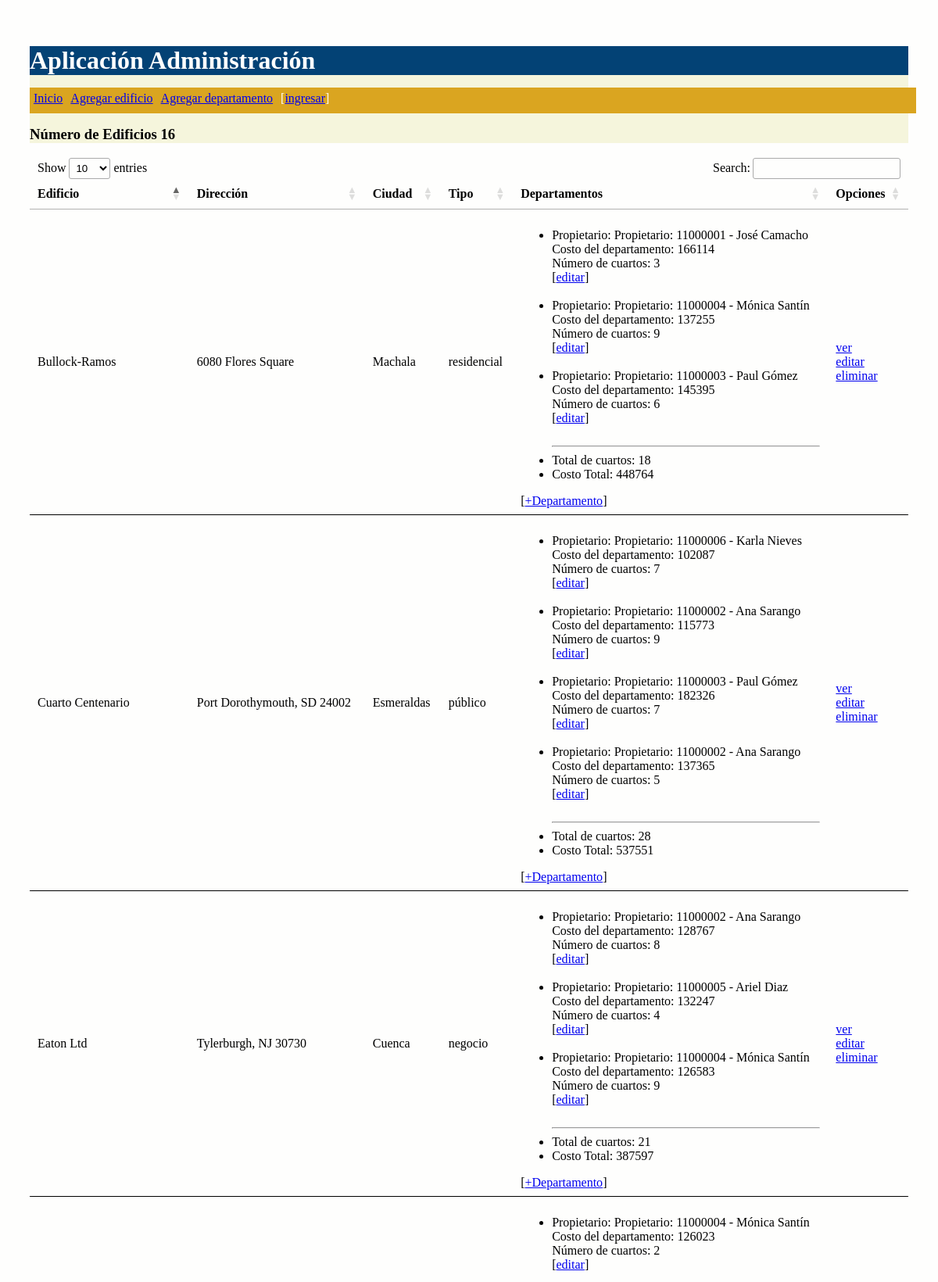
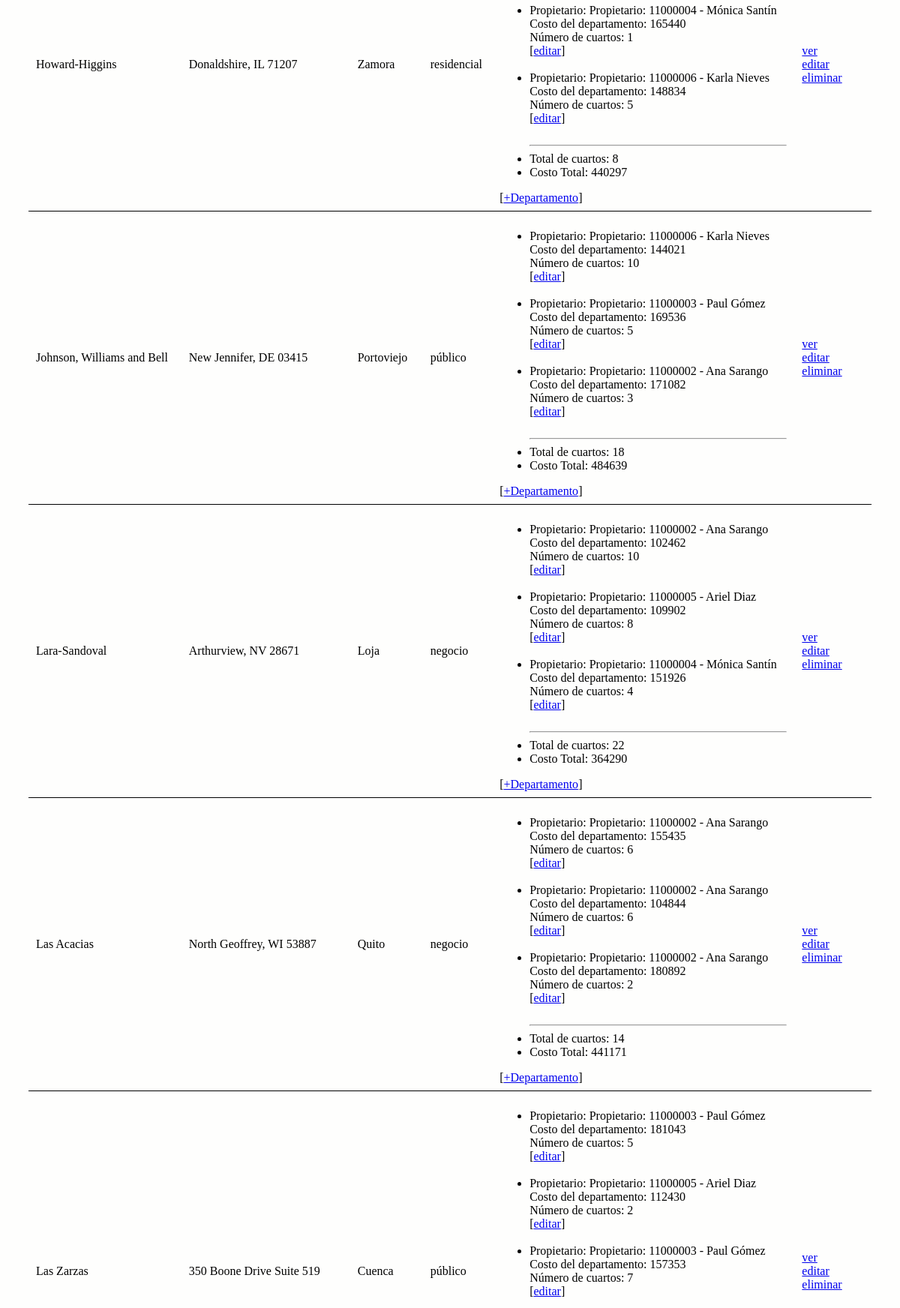
The page / (upper part) on the database its author committed (2 pictures, top to bottom).
### proyecto/models.py (models this page shows, shortened)
class Edificio(models.Model):
    opciones_tipo_edificio = (
        ('residencial', 'Residencial'),
        ('comercial', 'Comercial'),
        ('negocio', 'Negocio'),
        ('público', 'Público')
    )
    nombre = models.CharField(max_length=30)
    direccion = models.CharField(max_length=30)
    ciudad = models.CharField(max_length=30)
    tipo = models.CharField(max_length=30, choices=opciones_tipo_edificio)
    def get_nro_cuartos_total(self):
        cantidadTotal = [d.nro_cuartos for d in self.departamentosE.all()]
        cantidadTotal = sum(cantidadTotal)
        return cantidadTotal
    def get_costo_total(self):
        costoTotal = [d.costo for d in self.departamentosE.all()]
        costoTotal = sum(costoTotal)
        return costoTotal

class Departamento(models.Model):
    costo = models.IntegerField()
    nro_cuartos =  models.IntegerField("Número de cuartos")
    edificio = models.ForeignKey(Edificio, on_delete=models.CASCADE,
            related_name="departamentosE")
    propietario = models.ForeignKey(Propietario, on_delete=models.CASCADE,
            related_name="departamentosP")

class Propietario(models.Model):
    cedula = models.CharField(max_length=30)
    nombre = models.CharField(max_length=30)
    apellido = models.CharField(max_length=30)
    def __str__(self):
        return "Propietario: %s - %s %s" % (self.cedula,
                self.nombre,
                self.apellido)

### proyecto/views.py (the view)
# urls.py: path('', views.index, name='index'),
def index(request):
    edificios = Edificio.objects.all()
    diccionario = {'edificios': edificios, 'numero_edificios': len(edificios)}
    return render(request, 'index.html', diccionario)

### proyecto/templates/index.html (shortened to what this page needs)
{% extends "master.html" %}
{% block content %}
<h3>Número de Edificios {{ numero_edificios }}</h3>
<table id="tabla_datos">
  <thead>
    <tr>
      <th>Edificio</th>
      <th>Dirección</th>
      <th>Ciudad</th>
      <th>Tipo</th>
      <th>Departamentos</th>
      <th>Opciones</th>
    </tr>
  </thead>
  {% for e in edificios %}
  <tr>
    <td> {{e.nombre}} </td>
    <td> {{e.direccion}} </td>
    <td> {{e.ciudad}}</td>
    <td> {{e.tipo}}</td>
    <td>
      <ul>
        {% for d in e.departamentosE.all %}
          <li>
            <span>
              Propietario: {{d.propietario}}<br>
              Costo del departamento: {{d.costo}}<br>
              Número de cuartos: {{d.nro_cuartos}}
            </span><br>
            [<a href="{% url 'editar_departamento' d.id %}">editar</a>]
          </li>
          <br>
        {% endfor %}
        <hr>
        <li>
          Total de cuartos: {{e.get_nro_cuartos_total}}
        </li>
        <li>
          Costo Total: {{e.get_costo_total}}
        </li>
      </ul>
        [<a href="{% url 'crear_departamento_edificio' e.id%}">+Departamento</a>]
    </td>
    <td>
      <a href="{% url 'obtener_edificio' e.id %}">ver</a> <br>
      <a href="{% url 'editar_edificio' e.id %}">editar</a> <br>
      <a href="{% url 'eliminar_edificio' e.id %}"
      onclick="return confirm('¿Está seguro de la eliminación?')" >
      eliminar</a>
    </td>
  </tr>
  {% endfor %}
</table>
{% endblock %}

### proyecto/templates/master.html (shortened to what this page needs)
<!DOCTYPE html>
<html>
  <head>
    {% load static %}
    <link rel="stylesheet" type="text/css" href="{% static 'css/estilos.css' %}">
    <link rel="stylesheet" type="text/css" href="https://cdn.datatables.net/1.10.25/css/jquery.dataTables.min.css">
  </head>
  <body>
    <header>
      <h1>Aplicación Administración</h1>
      <nav class="top_menu">
        <ul>
          <li><a href="{% url 'index' %}">Inicio</a></li>
          <li><a href="{% url 'crear_edificio' %}">Agregar edificio</a></li>
          <li><a href="{% url 'crear_departamento' %}">Agregar departamento</a></li>
          {% if user.is_authenticated %}
          <li><a href="{% url 'logout_view' %}">salir</a></li>
          {% else %}
          <li>[<a href="{% url 'login' %}">ingresar</a>]</li>
          {% endif %}
        </ul>
      </nav>
    </header>
    <section>
      {% block content %}
      {% endblock %}
    </section>
  </body>
</html>

### proyecto/static/css/estilos.css (style rules this page uses)
body { background: #FEFEFD; padding: 30px; }
header { background: #034275; color: #FFF; }
section { width: 100%; }
h1 { margin-bottom: 0px; }
h3 { margin-top: 0px; background-color: beige; }
th, td { padding: 15px; border-bottom: 1px solid black; }
.top_menu ul { background: goldenrod; list-style:none; float:left; padding: 5px; width:100%; }
.top_menu ul li { float:left; margin-right:10px; margin-bottom:5px; text: #FFF; }

### rows shown on the page
Edificio: nombre "Las Acacias", direccion "North Geoffrey, WI 53887", ciudad "Quito", tipo "negocio", get_nro_cuartos_total "14", get_costo_total "441171"
Departamento: propietario "Propietario: 11000002 - Ana Sarango", costo "155435", nro_cuartos "6"
Departamento: propietario "Propietario: 11000002 - Ana Sarango", costo "104844", nro_cuartos "6"
Departamento: propietario "Propietario: 11000002 - Ana Sarango", costo "180892", nro_cuartos "2"
Edificio: nombre "Las Zarzas", direccion "350 Boone Drive Suite 519", ciudad "Cuenca", tipo "público"
Departamento: propietario "Propietario: 11000003 - Paul Gómez", costo "181043", nro_cuartos "5"
Departamento: propietario "Propietario: 11000005 - Ariel Diaz", costo "112430", nro_cuartos "2"
Departamento: propietario "Propietario: 11000003 - Paul Gómez", costo "157353", nro_cuartos "7"
Edificio: nombre "Cuarto Centenario", direccion "Port Dorothymouth, SD 24002", ciudad "Esmeraldas", tipo "público", get_nro_cuartos_total "28", get_costo_total "537551"
Departamento: propietario "Propietario: 11000006 - Karla Nieves", costo "102087", nro_cuartos "7"
Departamento: propietario "Propietario: 11000002 - Ana Sarango", costo "115773", nro_cuartos "9"
Departamento: propietario "Propietario: 11000003 - Paul Gómez", costo "182326", nro_cuartos "7"
Departamento: propietario "Propietario: 11000002 - Ana Sarango", costo "137365", nro_cuartos "5"
Edificio: nombre "Eaton Ltd", direccion "Tylerburgh, NJ 30730", ciudad "Cuenca", tipo "negocio", get_nro_cuartos_total "21", get_costo_total "387597"
Departamento: propietario "Propietario: 11000002 - Ana Sarango", costo "128767", nro_cuartos "8"
Departamento: propietario "Propietario: 11000005 - Ariel Diaz", costo "132247", nro_cuartos "4"
Departamento: propietario "Propietario: 11000004 - Mónica Santín", costo "126583", nro_cuartos "9"
Edificio: nombre "Howard-Higgins", direccion "Donaldshire, IL 71207", ciudad "Zamora", tipo "residencial", get_nro_cuartos_total "8", get_costo_total "440297"
Departamento: propietario "Propietario: 11000004 - Mónica Santín", costo "126023", nro_cuartos "2"
Departamento: propietario "Propietario: 11000004 - Mónica Santín", costo "165440", nro_cuartos "1"
Departamento: propietario "Propietario: 11000006 - Karla Nieves", costo "148834", nro_cuartos "5"
Edificio: nombre "Johnson, Williams and Bell", direccion "New Jennifer, DE 03415", ciudad "Portoviejo", tipo "público", get_nro_cuartos_total "18", get_costo_total "484639"
Departamento: propietario "Propietario: 11000006 - Karla Nieves", costo "144021", nro_cuartos "10"
Departamento: propietario "Propietario: 11000003 - Paul Gómez", costo "169536", nro_cuartos "5"
Departamento: propietario "Propietario: 11000002 - Ana Sarango", costo "171082", nro_cuartos "3"
Edificio: nombre "Bullock-Ramos", direccion "6080 Flores Square", ciudad "Machala", tipo "residencial", get_nro_cuartos_total "18", get_costo_total "448764"
Departamento: propietario "Propietario: 11000001 - José Camacho", costo "166114", nro_cuartos "3"
Departamento: propietario "Propietario: 11000004 - Mónica Santín", costo "137255", nro_cuartos "9"
Departamento: propietario "Propietario: 11000003 - Paul Gómez", costo "145395", nro_cuartos "6"
Edificio: nombre "Lara-Sandoval", direccion "Arthurview, NV 28671", ciudad "Loja", tipo "negocio", get_nro_cuartos_total "22", get_costo_total "364290"
Departamento: propietario "Propietario: 11000002 - Ana Sarango", costo "102462", nro_cuartos "10"
Departamento: propietario "Propietario: 11000005 - Ariel Diaz", costo "109902", nro_cuartos "8"
Departamento: propietario "Propietario: 11000004 - Mónica Santín", costo "151926", nro_cuartos "4"

### other values the page prints
{{ numero_edificios }} "16"
